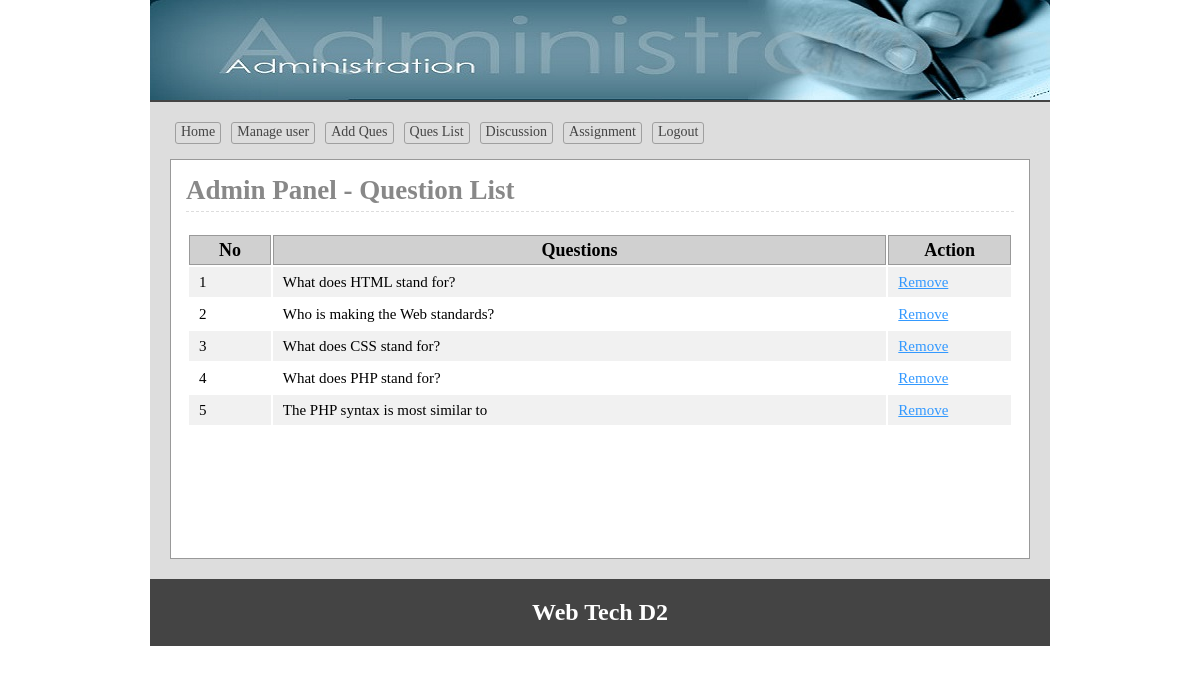
The app's page /admin/queslist.php (signed in) with its own data.
### tables this page shows
CREATE TABLE `question` (
  `q_id` int(11) NOT NULL,
  `q_no` int(11) NOT NULL,
  `question` text NOT NULL
);

### lib/Database.php (called while the page is built, shortened)
<?php
Class Database{
	public $host   = DB_HOST;
	public $user   = DB_USER;
	public $pass   = DB_PASS;
	public $dbname = DB_NAME;
	public $link;
	private function connectDB(){
	$this->link = new mysqli($this->host, $this->user, $this->pass, $this->dbname);
 }
	public function select($query){
		$result = $this->link->query($query) or die($this->link->error.__LINE__);
		if($result->num_rows > 0){
			return $result;
		} else {
			return false;
		}
	}
}

### classes/Exam.php (called while the page is built, shortened)
<?php
	$filepath = realpath(dirname(__FILE__));
	include_once ($filepath.'/../lib/Database.php');
class Exam
{
	private $db;
	function __construct()
	{
		$this->db= new Database();
	}
	public function getQueByOrder(){
		$query = "SELECT * FROM question ORDER BY q_no ASC";
		$result = $this->db->select($query);
		return $result;
	}
}
?>

### admin/queslist.php (the view, shortened to what this page needs)
<?php
    $filepath = realpath(dirname(__FILE__));
	include_once ($filepath.'/inc/header.php');
	include_once ($filepath.'/../classes/Exam.php');
	$exm = new Exam();
?>
<div class="main">
<h1>Admin Panel - Question List</h1>
	<div class="quelist">
		<table class="tblone">
			<tr>
				<th width="10%">No</th>
				<th width="75%">Questions</th>
				<th width="15%">Action</th>
			</tr>
			<?php
			$queData= $exm->getQueByOrder();
			if ($queData) {
				$i=0;
				while ($value = $queData->fetch_assoc()) {
					$i++;
			?>
			<tr>
				<td><?php echo $i; ?></td>
				<td><?php echo $value['question'];?></td>
				<td>
				<a onclick="return confirm('Are you sure to Remove')" href=" ?delque= <?php echo $value['q_no'];?>">Remove</a>
				</td>
			</tr>
			<?php
				}
			}
			?>
		</table>
	</div>
</div>
<?php include 'inc/footer.php'; ?>

### admin/css/admin.css (style rules this page uses)
* { margin:0;padding:0;outline:none }
body { font-family:verdana }
.tblone { width:100%;border:1px solid #fff;margin:20px 0 }
.tblone td { font-size: 15px; padding: 5px 10px; }
table.tblone th { background-color: #d0d0d0; border: 1px solid #999; }
table.tblone tr:nth-child(2n+1) { background:#fff;height:30px; }
table.tblone tr:nth-child(2n) { background:#f1f1f1;height:30px; }
.tblone td a { color:#3399FF; }
.main { background: #fff none repeat scroll 0 0; border: 1px solid #999; margin-top: 10px; min-height: 368px; padding: 15px; width: 828px; }
.main h1 { border-bottom: 1px dashed #ddd; color: #888; margin: 0 0 5px; padding-bottom: 5px; }

### records on screen
question: question "What does HTML stand for?"
question: question "Who is making the Web standards?"
question: question "What does CSS stand for?"
question: question "What does PHP stand for?"
question: question "The PHP syntax is most similar to"
